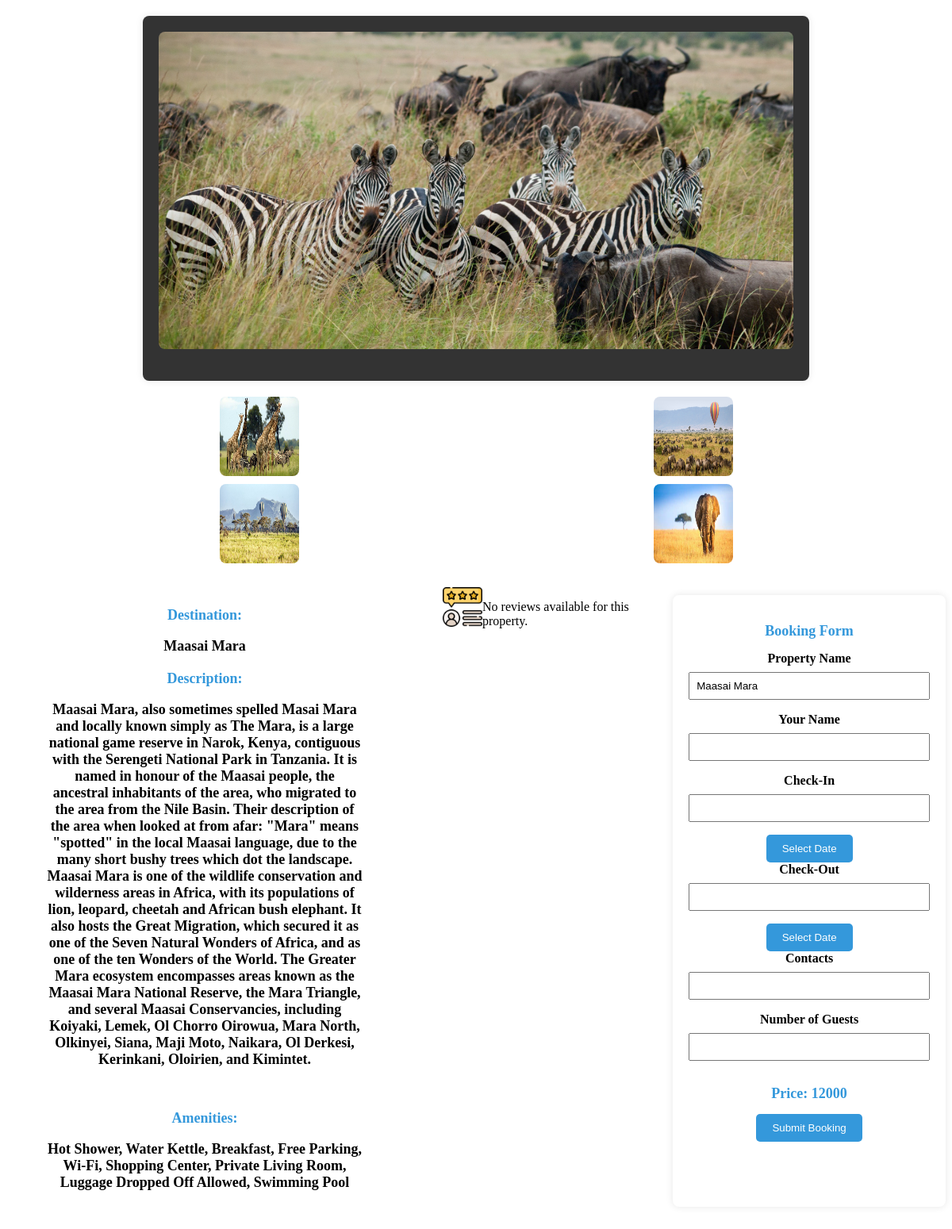
Screenshot of /booking_destination/ (signed in) with the database file from the repository.
### tables this page shows
CREATE TABLE destinations (
            id INTEGER PRIMARY KEY,
            destination_name TEXT NOT NULL,
            destination_image BLOB NOT NULL,
            description TEXT NOT NULL,
            thumbnail BLOB NOT NULL,
            img1 BLOB NOT NULL,
            img2 BLOB NOT NULL,
            img3 BLOB NOT NULL,
            img4 BLOB NOT NULL,
            Price INTEGER NOT NULL,
            Amenities TEXT NOT NULL,
            admin_id INTEGER NOT NULL,
            Type TEXT NOT NULL,
            FOREIGN KEY (admin_id) REFERENCES admins (id)
        );

### app.py (the view)
@app.route('/booking_destination/', defaults={'destination_id': None})
@app.route('/booking_destination/<int:destination_id>')
def destination_booking(destination_id):
    if 'user_id' not in session:
        return redirect(url_for('login', next=request.url))
    try:
        with sqlite3.connect('users.db') as connection:
            cursor = connection.cursor()
            if destination_id is None:
                cursor.execute("SELECT id FROM destinations ORDER BY RANDOM() LIMIT 1")
                destination_id = cursor.fetchone()[0]
            cursor.execute("SELECT * FROM destinations WHERE id=?", (destination_id,))
            destinations_data = cursor.fetchone()
            session['destination_id'] = destination_id
        if destinations_data:
            return render_template('destination_booking.html', destinations_data=destinations_data)
        else:
            return render_template('error.html', error='destination not found')
    except Exception as e:
        print(f"Error fetching destination information: {e}")
        return render_template('error.html', error=str(e))

### templates/destination_booking.html (shortened to what this page needs)
<!DOCTYPE html>
<html lang="en">
<head>
   <link rel="stylesheet" href="https://cdnjs.cloudflare.com/ajax/libs/pikaday/1.8.2/css/pikaday.css" />
<link rel="stylesheet" href="https://cdn.jsdelivr.net/npm/sweetalert2@11/dist/sweetalert2.min.css">
</head>
<body>
    <div class="booking-details-container">
        <img src="/{{ destinations_data[4] }}" alt="{{ destinations_data[0] }}" class="property-image">
</div>
        <div class="additional-images-container">
            <div class="additional-image">
                <img src="/{{ destinations_data[5] }}" alt="{{ destinations_data[0] }}">
            </div>
            <div class="additional-image">
                <img src="/{{ destinations_data[6] }}" alt="{{ destinations_data[0] }}">
            </div>
            <div class="additional-image">
                <img src="/{{ destinations_data[7] }}" alt="{{ destinations_data[0] }}">
            </div>
            <div class="additional-image">
                <img src="/{{ destinations_data[8] }}" alt="{{ destinations_data[0] }}">
            </div>
        </div>
        <div class="container">
        <div class="booking-details-container1">
            <h2>Destination: <p>{{ destinations_data[1] }}</p></h2>
            <h2>Description: <p>{{ destinations_data[3] }}</p></h2><br>
            <h2>Amenities: <p>{{ destinations_data[10] }}</p></h2>
        </div>
        <div class="containerreview" onclick="window.location.href='{{ url_for('desreviews') }}';" style="cursor: pointer;">
            <img src="/static/images/reviews.png" alt="reviews">
            {% if reviews %}
                <p>Reviews: {{ reviews|length }}</p>
            {% else %}
                <p>No reviews available for this property.</p>
            {% endif %}
        </div>
        <div class="booking-details-container2">
            <h2>Booking Form</h2>
            <form action="/submit_destination_booking" method="post">
                <label for="destination_name">Property Name</label>
                <input type="text" id="destination_name" name="destination_name" value="{{ destinations_data[1] }}" readonly>
                <label for="guest_name">Your Name</label>
                <input type="text" id="guest_name" name="guest_name" required>
                <label for="check_in">Check-In</label>
                <input type="text" id="check_in" name="check_in" readonly>
                <button type="button" onclick="openCalendar('check_in')">Select Date</button>
                <label for="check_out">Check-Out</label>
                <input type="text" id="check_out" name="check_out" readonly>
                <button type="button" onclick="openCalendar('check_out')">Select Date</button>
                <label for="contacts">Contacts</label>
                <input type="text" id="contacts" name="contacts" required>
                <label for="guests">Number of Guests</label>
                <input type="number" id="guests" name="guests" required>
                <div id="price-section">
                    <h2>Price: <span id="calculated-price">{{ destinations_data[9] }}</span></h2>
                </div>
                <button type="button" onclick="showPopupForm()">Submit Booking</button>
                            </form>
        </div>
        </div>
</body>
</html>

### templates/destination_booking.html (style rules this page uses)
.booking-details-container { max-width: 800px; margin: 20px auto; background-color: #333; padding: 20px; border-radius: 8px; box-shadow: 0 0 10px rgba(0, 0, 0, 0.1); text-align: center; display: flex; align-items: center; }
.booking-details-container1 { max-width: 400px; background-color: white; padding: 20px; border-radius: 8px; box-shadow: 0 0 10px rgba(0, 0, 0, 0.0); text-align: center; align-self: start; margin-left: 0; }
.booking-details-container2 { max-width: 400px; background-color: white; padding: 20px; border-radius: 8px; box-shadow: 0 0 10px rgba(0, 0, 0, 0.0); text-align: center; margin-left: auto; }
.property-image { width: 100%; height: 400px; border-radius: 8px; margin-bottom: 20px; display: block; margin-left: auto; margin-right: auto; }
.additional-images-container { display: grid; grid-template-rows: repeat(2, 1fr); grid-template-columns: repeat(2, 1fr); gap: 10px; margin-bottom: 20px; margin-left: 50px; margin-right: 50px; }
.additional-image { width: 100%; border-radius: 8px; overflow: hidden; }
.additional-image img { width: 100px; height: 100px; border-radius: 8px; display: flex; margin: 0 auto; }
h2 { color: #3498db; font-size: large; }
p { color: black; margin-bottom: 20px; }
.container { display: flex; }
.booking-details-container1, .booking-details-container2 { max-width: 400px; background-color: white; padding: 20px; border-radius: 8px; box-shadow: 0 0 10px rgba(0, 0, 0, 0.0); text-align: center; margin: 0 50px; }
.booking-details-container1 { align-self: start; margin-left: 30px; }
.booking-details-container2 { margin-left: auto; }
.booking-details-container2 { max-width: 400px; margin: 20px auto; background-color: #fff; padding: 20px; border-radius: 8px; box-shadow: 0 0 10px rgba(0, 0, 0, 0.1); }
label { display: block; margin-bottom: 8px; font-weight: bold; }
input { width: 100%; padding: 8px; margin-bottom: 16px; box-sizing: border-box; }
button { background-color: #3498db; color: #fff; padding: 10px 20px; border: none; border-radius: 5px; cursor: pointer; }
.containerreview { display: flex; align-self: start; margin-left: 30px; margin-top: 10px; }
.containerreview img { height: 50px; }

### rows the page displays
destinations: thumbnail (picture), img1 (picture), img2 (picture), img3 (picture), img4 (picture), destination_name "Maasai Mara", description "Maasai Mara, also sometimes spelled Masai Mara and locally known simply as The Mara, is a large national game reserve in Narok, Kenya, contiguous with the Serengeti National Park in Tanzania. It is named in honour of the Maasai people, the ancestral inhabitants of the area, who migrated to the area from the Nile Basin. Their description of the area when looked at from afar: \"Mara\" means \"spotted\" in the local Maasai language, due to the many short bushy trees which dot the landscape. Maasai Mara is one of the wildlife conservation and wilderness areas in Africa, with its populations of lion, leopard, cheetah and African bush elephant. It also hosts the Great Migration, which secured it as…", Amenities "Hot Shower, Water Kettle, Breakfast, Free Parking, Wi-Fi, Shopping Center, Private Living Room, Luggage Dropped Off Allowed, Swimming Pool", Price "12000"
